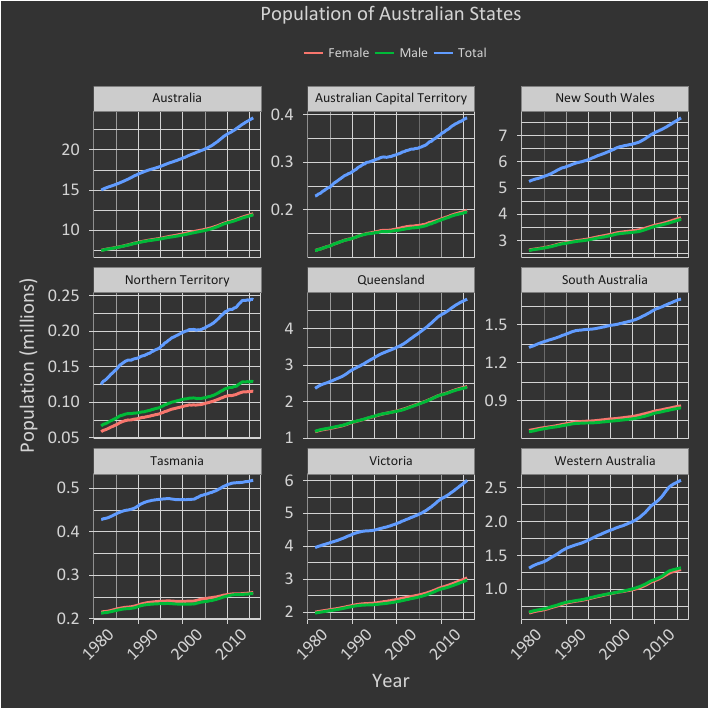

Write R code to recreate this figure.
# Define the filename of the output image
fileName <- "xDate-yValue_Age-All_State-All"

# Open the macOS graphics device driver
quartz(fileName, width = 18/2.54, height = 18/2.54, dpi = 72)

# Create the figure using ggplot
ggplot(filter(APdata,Age == "All ages"),
       aes(x = Date, y = Value/1e6, color = Sex)) + 
  geom_line(lwd = 1.00, alpha = 1.00) + 
  facet_wrap(~State, scales = "free_y") + 
  labs(x = "Year", y = "Population (millions)",
       title = "Population of Australian States") + 
  theme_bw(base_family = "Calibri") + 
  theme(axis.text = element_text(size = 13),
        axis.text.x = element_text(margin = margin(12, 0, 0, 0), angle = 45),
        axis.text.y = element_text(margin = margin(0, 7, 0, 0)),
        axis.ticks = element_line(colour = "lightgrey", size = 0.25),
        axis.title = element_text(size = 15),
        axis.title.x = element_text(margin = margin(0, 0, 15, 0)), 
        axis.title.y = element_text(margin = margin(0, 10, 0, 15)),
        
        legend.background = element_rect(fill = "#333333", size = 0.5, linetype = "solid"),
        legend.key = element_blank(),
        legend.margin = unit(0.5, "lines"),
        legend.position = "top",
        legend.text = element_text(size = 10),
        legend.title = element_blank(),
        legend.title.align = 0.5,
        
        panel.background = element_rect(fill = "#333333"),
        panel.border = element_rect(fill = NULL, size = 0.25, color = "lightgrey"),
        panel.grid.major = element_line(colour = "lightgrey", size = 0.25),
        panel.grid.minor = element_line(colour = "lightgrey", size = 0.10),
        panel.margin.x = unit(0.5, "lines"),
        panel.margin.y = unit(0.5, "lines"),
        
        plot.background = element_rect(fill = "#333333"),
        plot.margin = unit(c(0, 5, 0, 0), "mm"),
        plot.title = element_text(size = 15, margin = margin(5, 0, 0, 0)),
        
        strip.text = element_text(size = 10),
        
        text = element_text(color = "lightgrey")
  )

# Save the figure as a pdf using the ggsave function
# cairo_pdf is required since without it the Calibri font won't work
ggsave(paste(fileName, "pdf", sep = "."), device = cairo_pdf)